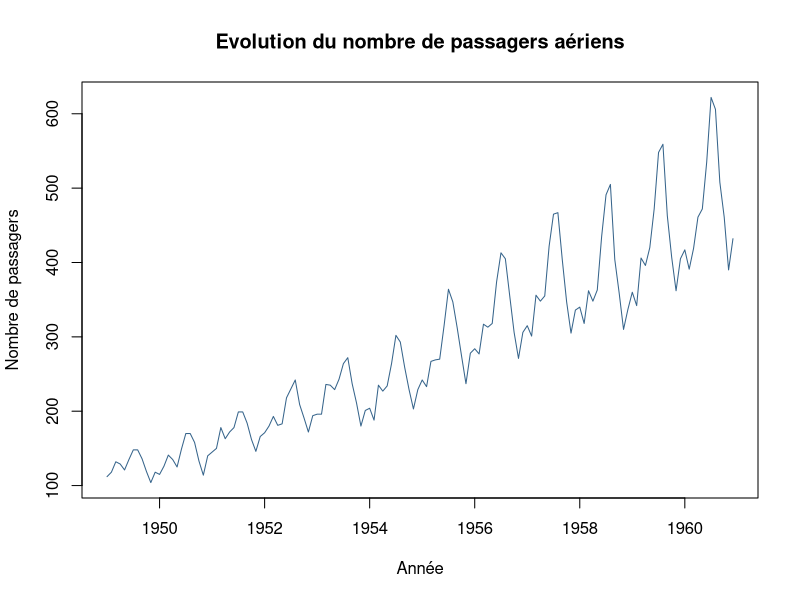
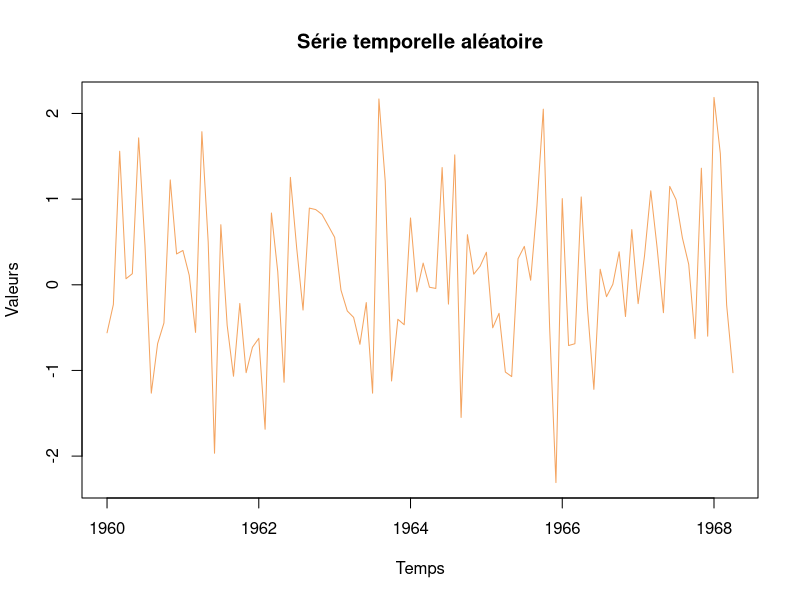
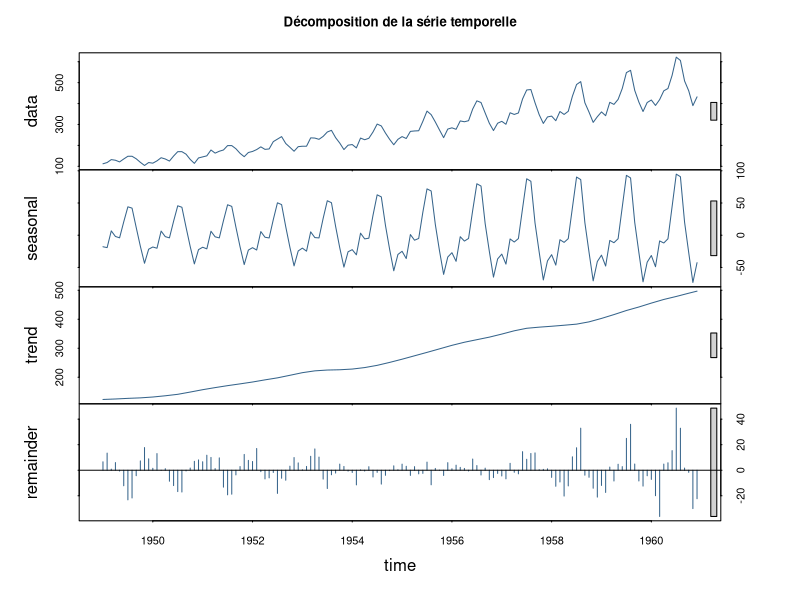
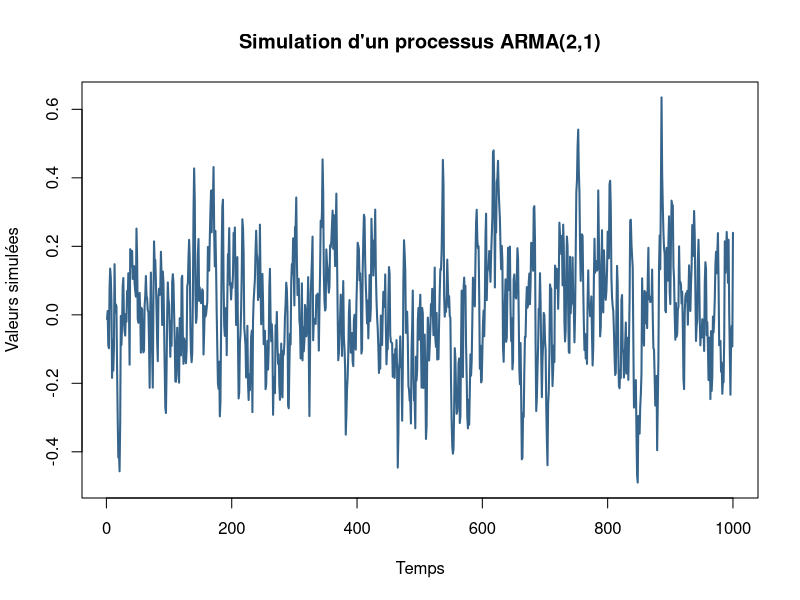
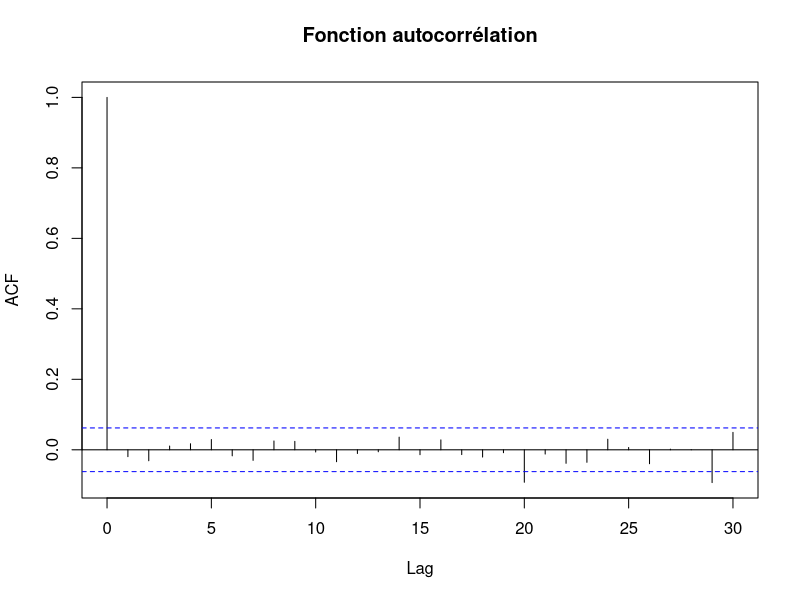
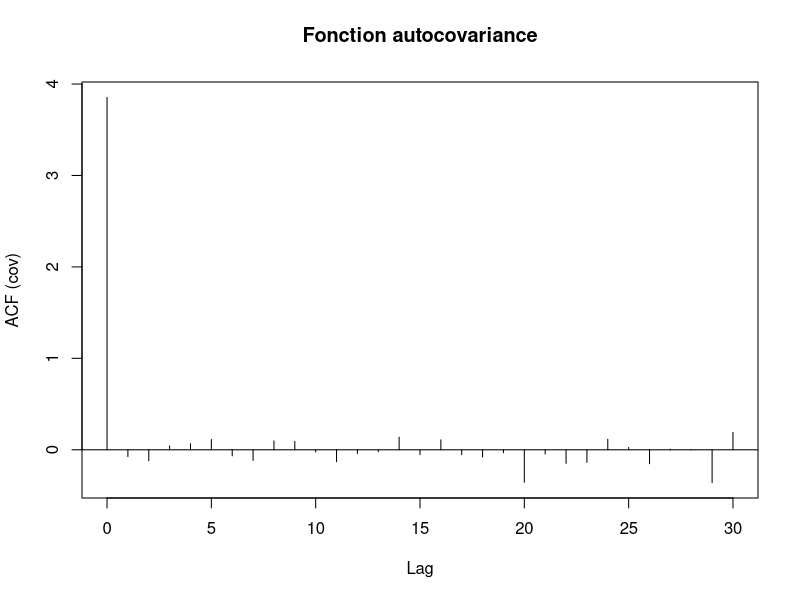
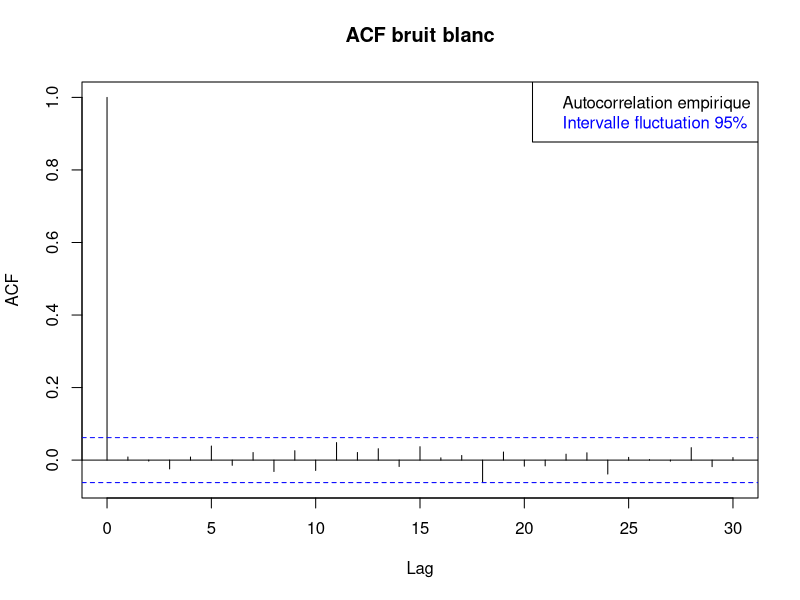
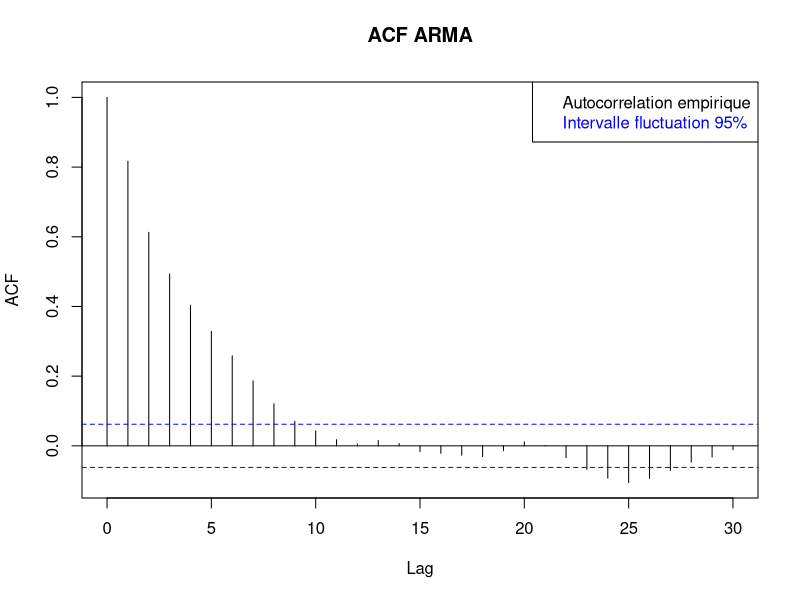

Source code (R) for these figures, in order:
## ---- chunk 1
# Gestion des options sur les chunk : 
knitr::opts_chunk$set(warning = FALSE, 
                      message = FALSE,
                      collapse = FALSE,
                      comment = "",
                      fig.align = "center", 
                      out.width = "95%")


# Définition de paramètres globaux pour la production du document : 

# Définition d'une palette de couleurs : 
palette_couleur = c("#36648B", "#F4A460", "#9AFF9A", "#FFD700", "#838B8B",
                    "#EED5B7", "#FF82AB")

# On fixe l'aléatoire pour la reproductibilité des résultats : 
set.seed(123)

## ---- chunk 2

# Exemple de série temporelle :
plot(
  AirPassengers,
  main = "Evolution du nombre de passagers aériens",
  ylab = "Nombre de passagers",
  xlab = "Année",
  type = "l",
  col = palette_couleur[1]
)

# Création d'un objet time série aléatoire :

serie_temp = ts(rnorm(100), start = c(1960, 1), frequency = 12)
plot(
  serie_temp,
  main = "Série temporelle aléatoire",
  ylab = "Valeurs",
  xlab = "Temps",
  type = "l",
  col = palette_couleur[2]
)

## ---- chunk 3
plot(
  stl(AirPassengers, s.window = 12),
  main = "Décomposition de la série temporelle",
  col = palette_couleur[1], 
  lwd = 1
)
# s.window = 12 : période de saisonnalité (nb de mois)

## ---- chunk 4
alpha = c(.5, .2) #paramètres AR
beta = .5 #paramètres MA
sig = .1 #écart-type du bruit
Time = 1000 #longueur de la série temporelle
x = arima.sim(model = list(ar = alpha, ma = beta),
              sd = sig,
              n = Time) #simulation modèle ARMA
plot(x, type = "l", col = palette_couleur[1], lwd = 2, 
     main = "Simulation d'un processus ARMA(2,1)", 
     ylab = "Valeurs simulées", xlab = "Temps")

## ---- chunk 5
Time = 1000
x = 2 * rnorm(Time) #simulation d'un bruit blanc gaussien
acf(x, main = "Fonction autocorrélation") 
acf(x, type = 'covariance', main = "Fonction autocovariance") 
## ---- chunk 6
# Simulation bruit blanc gaussien :
Time = 1000
bbg = rnorm(Time)

acf(bbg, main = 'ACF bruit blanc') 
legend(
  'topright',
  c('Autocorrelation empirique', 'Intervalle fluctuation 95%'),
  text.col = c('black', 'blue'))

x = arima.sim(model = list(ar = c(.5, .2), ma = .5),
              sd = .1,
              n = Time) 
acf(x, main = 'ACF ARMA') 
legend(
  'topright',
  c('Autocorrelation empirique', 'Intervalle fluctuation 95%'),
  text.col = c('black', 'blue'))

## ---- chunk 7
Time = 1000
x = rnorm(Time) #simulation d'un bruit blanc gaussien
ar21 = arima.sim(model = list(ar = c(.5, .2), ma = .5),
              sd = .1, n = Time)

p1 = Box.test(x) #(test uniquement sur rho(1))
p2 = Box.test(x, lag = 10) #(test sur rho(1),...,rho(10))
p3 = Box.test(x, lag = 10, type = 'Ljung-Box') #(test de Ljung-Box)
p4 = Box.test(ar21) #(test uniquement sur rho(1))

p_value = round(c(p1$p.value, p2$p.value, p3$p.value, p4$p.value),4)

data.frame(
  Test = c(
    "BB Box rho(1)",
    "BB Box rho(1:10)",
    "BB Lunj-Box rho(1:10)",
    "Arma21 rho(1)"),
  p_value = p_value,
  Bruit_Blanc = p_value > .05
  )

## ---- chunk 8
# Paramètres de la simulation :
Time = 1000
sigma = 1
beta = 0.5 

# Simulation par formule : 
esp = rnorm(Time +1, sd = sigma)
A = esp[2:(Time+1)] + beta * esp[1:Time]

# Simulation par fonction intégrée : 
A2 = arima.sim(model = list(ma = beta), n = Time, sd = sigma)

# Acf Théorique d'un' processus MA(1) :
ARMAacf(ma = beta, lag.max = 20)

# Représentation graphique : 
plot(
  A,
  type = 'l',
  main = 'Simulation d\'un processus MA(1)',
  ylab = 'Valeurs simulées',
  xlab = 'Temps',
  col = palette_couleur[1],
  lwd = 2
)
ac = acf(A, 
         main = "Fonction autocorrélation processus MA(1)",
         ylab = "Valeurs",
         col = palette_couleur[1], 
         lwd = 2)  #acf empirique
lines(ac$lag, c(1, beta / (1 + beta ^ 2), rep(0, length(ac$lag) - 2)),
      col = palette_couleur[2],
      lwd = 2)  #acf théorique
#Alternative : 
# lines(ac$lag,
#       ARMAacf(ma = beta, lag.max = ac$lag[length(ac$lag)]),
#       col = palette_couleur[3],
#       lwd = 2)  #acf alternative
legend(
  'topright',
  c('ACF empirique', 'ACF théorique'),
  col = palette_couleur[1:2],
  lty = 1, 
  lwd = 2)


## ---- chunk 9
sig = 1
tau = 1
Time = 1000
eps = rnorm(Time, sd = sig) #bruit blanc
B = rnorm(1, sd = tau) + cumsum(eps[1:Time])  #alternative : boucle
plot(
  B,
  type = 'l',
  main = 'Simulation d\'une marche aléatoire',
  ylab = 'Valeurs simulées',
  xlab = 'Temps',
  col = palette_couleur[1],
  lwd = 2
)

acf(
  B,
  lag.max = 100,
  main = "Fonction autocorrélation empirique marche aléatoire",
  col = palette_couleur[1],
  lwd = 2
)

## ---- chunk 10
Time = 1000
plot(
  B,
  type = 'l',
  main = 'Simulation de plusieurs trajectoires de marche aléatoire',
  ylab = 'Valeurs simulées',
  xlab = 'Temps',
  col = 1,
  ylim = c(-2 * sig * sqrt(Time), 2 * sig * sqrt(Time)), 
  lwd = 2
)
for (i in 2:10) {
  eps = rnorm(Time + 1, sd = sig)
  B = rnorm(1, sd = tau) + cumsum(eps[1:Time]) #on prend tau=sigma
  lines(B, col = i)
}

## ---- chunk 11
Time = 1000 
sigma = 1 
mu = 0
esp = rnorm(Time + 1, sd = sigma , mean = mu)
C = esp[1:Time] * esp[2:(Time + 1)]

plot(C, 
     main = "Simulation d'un processus C[t]",
     ylab = "Valeurs simulées",
     xlab = "Temps",
     type = "l",
     col = palette_couleur[1],
     lwd = 2)

acf(C, 
    main = "Fonction autocorrélation empirique processus C[t]",
    col = palette_couleur[2],
    lwd = 2)
## ---- chunk 12
#Etude de la distribution des valeurs simulées :
qqnorm(C, 
       main = "QQ-plot processus C[t]",
       col = palette_couleur[1])
qqline(C, col = palette_couleur[2])

shapiro.test(C) #test de normalité des résidus

## ---- chunk 13
sigma = 1
Time = 1000
esp = rnorm(Time, sd = sigma)

D = 1:Time + esp[1:Time]

plot(D, 
     main = "Simulation d'un processus D[t]",
     ylab = "Valeurs simulées",
     xlab = "Temps",
     type = "l",
     col = palette_couleur[1],
     lwd = 2)
acf(D, 
    main = "Fonction autocorrélation empirique processus D[t]",
    col = palette_couleur[2],
    lwd = 2, 
    lag.max = 100)


## ---- chunk 14
E = (1:Time) * esp[1:Time]

plot(E, 
     main = "Simulation d'un processus E[t]",
     ylab = "Valeurs simulées",
     xlab = "Temps",
     type = "l",
     col = palette_couleur[1],
     lwd = 2)

acf(E, 
    main = "Fonction autocorrélation empirique processus E[t]",
    col = palette_couleur[2],
    lwd = 2, 
    lag.max = 100)

## ---- chunk 15
# Paramètres du modèle :
beta = c(1, .5, -.5)
rho = ARMAacf(ma = beta)
# Formule théoriques : 
rho_1 <- (beta[1]+beta[1]*beta[2]+beta[2]*beta[3])/(1+sum(beta^2))
rho_2 <- (beta[2]+beta[1]*beta[3])/(1+sum(beta^2))
rho_3 <- (beta[3])/(1+sum(beta^2))

# Affichage des résultats : 

data.frame(
  Lag = 1:3,
  Formule = c(rho_1, rho_2, rho_3),
  Fonction = rho[2:4]
)

## ---- chunk 16
x = arima.sim(model = list(ma = beta), n = 1000)
plot(x, 
     main = "Simulation d'un processus ARMA(3,0)",
     ylab = "Valeurs simulées",
     xlab = "Temps",
     type = "l",
     col = palette_couleur[1],
     lwd = 2)

acf(x,
    main = "F° autocorrélation empirique processus ARMA(3,0)",
    col = palette_couleur[2],
    lwd = 2, 
    lag.max = 100)

rho = ARMAacf(ma = c(1, .5, -.5), lag.max = 30)
lines(0:30, rho, col = palette_couleur[3], lwd = 2)
legend(
  'topright',
  c('ACF empirique', 'ACF théorique'),
  col = palette_couleur[2:3],
  lty = 1,
  lwd = 2
)

## ---- chunk 17
ar1 = function(alpha, sigma = 1, Time= 1000) {
  x[1] = rnorm(1, sd = sqrt(sigma ^ 2 / (1 - alpha ^ 2)))
  for (t in 2:Time) {
    x[t] = alpha * x[Time- 1] + rnorm(1, sd = sigma)
  }
  return(x)
}

## ---- chunk 18
alpha = -0.9 
# alpha = 0.9
sigma = sqrt(0.1)
Time = 1000
x = ar1(alpha, sigma, Time)
plot(x, 
     main = "Simulation d'un processus AR(1)",
     ylab = "Valeurs simulées",
     xlab = "Temps",
     type = "l",
     col = palette_couleur[1],
     lwd = 2, 
     xlim = c(1, Time))

acf(x, 
    main = "F° autocorrélation empirique processus AR(1)",
    col = palette_couleur[2],
    lwd = 2, 
    lag.max = 100)
tab = 0:30
rho = alpha ^ tab
lines(tab, rho, col = palette_couleur[3], lwd = 2)
legend(
  'topright',
  c('ACF empirique', 'ACF théorique'),
  col = palette_couleur[2:3],
  lty = 1,
  lwd = 2
)

